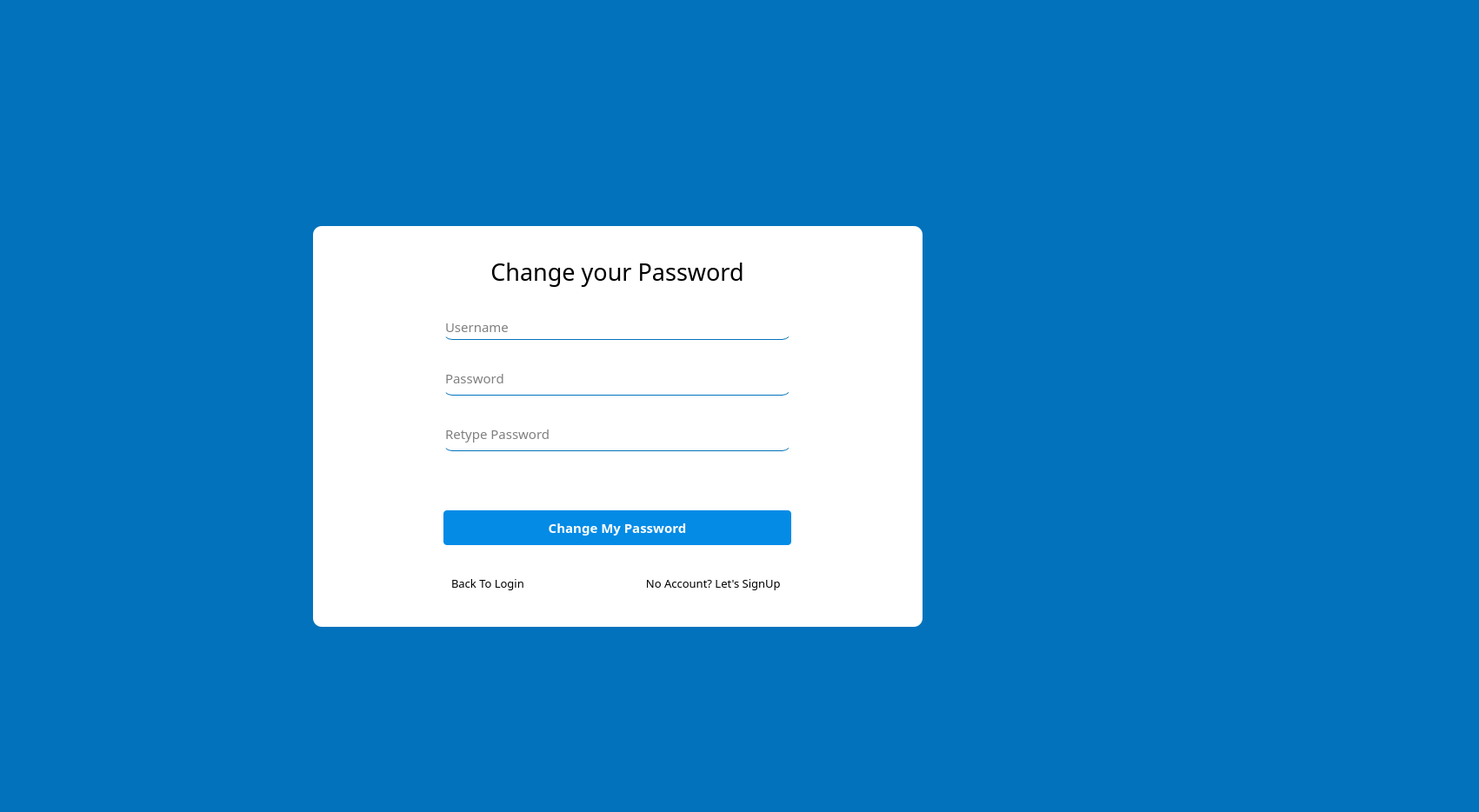
<?xml version="1.0" encoding="UTF-8"?>
<ui version="4.0">
 <class>MainWindow</class>
 <widget class="QMainWindow" name="MainWindow">
  <property name="geometry">
   <rect>
    <x>0</x>
    <y>0</y>
    <width>1701</width>
    <height>934</height>
   </rect>
  </property>
  <property name="minimumSize">
   <size>
    <width>1338</width>
    <height>839</height>
   </size>
  </property>
  <property name="maximumSize">
   <size>
    <width>16777215</width>
    <height>16777215</height>
   </size>
  </property>
  <property name="windowTitle">
   <string>MainWindow</string>
  </property>
  <property name="styleSheet">
   <string notr="true">background-color: rgb(3, 114, 188);</string>
  </property>
  <widget class="QWidget" name="centralwidget">
   <widget class="QFrame" name="frame">
    <property name="geometry">
     <rect>
      <x>360</x>
      <y>260</y>
      <width>701</width>
      <height>461</height>
     </rect>
    </property>
    <property name="maximumSize">
     <size>
      <width>701</width>
      <height>461</height>
     </size>
    </property>
    <property name="styleSheet">
     <string notr="true">background-color: rgb(255, 255, 255);
border-radius : 10px;</string>
    </property>
    <property name="frameShape">
     <enum>QFrame::StyledPanel</enum>
    </property>
    <property name="frameShadow">
     <enum>QFrame::Raised</enum>
    </property>
    <layout class="QGridLayout" name="gridLayout">
     <item row="6" column="1">
      <widget class="QPushButton" name="btnLogin">
       <property name="minimumSize">
        <size>
         <width>300</width>
         <height>40</height>
        </size>
       </property>
       <property name="maximumSize">
        <size>
         <width>400</width>
         <height>16777215</height>
        </size>
       </property>
       <property name="font">
        <font>
         <family>Century Gothic</family>
         <pointsize>11</pointsize>
         <weight>75</weight>
         <bold>true</bold>
        </font>
       </property>
       <property name="styleSheet">
        <string notr="true">*{
border-radius : 4px;

background-color: rgb(3, 139, 230);
color: rgb(255, 255, 255);
}
*:hover
{
	background-color: rgb(3, 154, 255);
}
*:pressed
{
	background-color: rgb(0, 126, 211);
}</string>
       </property>
       <property name="text">
        <string>Change My Password</string>
       </property>
      </widget>
     </item>
     <item row="4" column="1">
      <widget class="QLineEdit" name="txtRPassword">
       <property name="minimumSize">
        <size>
         <width>0</width>
         <height>40</height>
        </size>
       </property>
       <property name="maximumSize">
        <size>
         <width>400</width>
         <height>16777215</height>
        </size>
       </property>
       <property name="font">
        <font>
         <family>Century Gothic</family>
         <pointsize>11</pointsize>
        </font>
       </property>
       <property name="styleSheet">
        <string notr="true">background-color: rgb(255, 255, 255);
border-bottom : 1px solid #0372bc ;</string>
       </property>
       <property name="text">
        <string/>
       </property>
       <property name="echoMode">
        <enum>QLineEdit::Password</enum>
       </property>
       <property name="placeholderText">
        <string>Retype Password</string>
       </property>
      </widget>
     </item>
     <item row="3" column="1">
      <widget class="QLineEdit" name="txtPassword">
       <property name="minimumSize">
        <size>
         <width>0</width>
         <height>40</height>
        </size>
       </property>
       <property name="maximumSize">
        <size>
         <width>400</width>
         <height>16777215</height>
        </size>
       </property>
       <property name="font">
        <font>
         <family>Century Gothic</family>
         <pointsize>11</pointsize>
        </font>
       </property>
       <property name="styleSheet">
        <string notr="true">background-color: rgb(255, 255, 255);
border-bottom : 1px solid #0372bc ;</string>
       </property>
       <property name="text">
        <string/>
       </property>
       <property name="echoMode">
        <enum>QLineEdit::Password</enum>
       </property>
       <property name="placeholderText">
        <string>Password</string>
       </property>
      </widget>
     </item>
     <item row="7" column="1">
      <widget class="QFrame" name="frame_2">
       <property name="minimumSize">
        <size>
         <width>400</width>
         <height>0</height>
        </size>
       </property>
       <property name="maximumSize">
        <size>
         <width>400</width>
         <height>40</height>
        </size>
       </property>
       <property name="styleSheet">
        <string notr="true">background-color: rgb(255, 255, 255);</string>
       </property>
       <property name="frameShape">
        <enum>QFrame::StyledPanel</enum>
       </property>
       <property name="frameShadow">
        <enum>QFrame::Raised</enum>
       </property>
       <layout class="QHBoxLayout" name="horizontalLayout">
        <item>
         <widget class="QLabel" name="txtLogin">
          <property name="maximumSize">
           <size>
            <width>16777215</width>
            <height>16777215</height>
           </size>
          </property>
          <property name="font">
           <font>
            <family>Century Gothic</family>
            <pointsize>10</pointsize>
           </font>
          </property>
          <property name="text">
           <string>Back To Login</string>
          </property>
          <property name="alignment">
           <set>Qt::AlignLeading|Qt::AlignLeft|Qt::AlignVCenter</set>
          </property>
         </widget>
        </item>
        <item>
         <widget class="QLabel" name="txtSignUp">
          <property name="maximumSize">
           <size>
            <width>16777215</width>
            <height>16777215</height>
           </size>
          </property>
          <property name="font">
           <font>
            <family>Century Gothic</family>
            <pointsize>10</pointsize>
           </font>
          </property>
          <property name="text">
           <string>No Account? Let's SignUp </string>
          </property>
          <property name="alignment">
           <set>Qt::AlignRight|Qt::AlignTrailing|Qt::AlignVCenter</set>
          </property>
         </widget>
        </item>
       </layout>
      </widget>
     </item>
     <item row="5" column="1">
      <widget class="QLabel" name="txtMessage">
       <property name="maximumSize">
        <size>
         <width>16777215</width>
         <height>20</height>
        </size>
       </property>
       <property name="font">
        <font>
         <family>Century Gothic</family>
         <pointsize>10</pointsize>
         <weight>75</weight>
         <bold>true</bold>
        </font>
       </property>
       <property name="styleSheet">
        <string notr="true">color: rgb(255, 85, 0);</string>
       </property>
       <property name="text">
        <string/>
       </property>
      </widget>
     </item>
     <item row="2" column="1">
      <widget class="QLineEdit" name="txtUsername">
       <property name="minimumSize">
        <size>
         <width>0</width>
         <height>30</height>
        </size>
       </property>
       <property name="maximumSize">
        <size>
         <width>400</width>
         <height>16777215</height>
        </size>
       </property>
       <property name="font">
        <font>
         <family>Century Gothic</family>
         <pointsize>11</pointsize>
        </font>
       </property>
       <property name="styleSheet">
        <string notr="true">background-color: rgb(255, 255, 255);

border-bottom : 1px solid #0372bc ;</string>
       </property>
       <property name="inputMask">
        <string/>
       </property>
       <property name="text">
        <string/>
       </property>
       <property name="placeholderText">
        <string>Username</string>
       </property>
      </widget>
     </item>
     <item row="1" column="1">
      <widget class="QLabel" name="label_4">
       <property name="maximumSize">
        <size>
         <width>16777215</width>
         <height>50</height>
        </size>
       </property>
       <property name="font">
        <font>
         <family>Century Gothic</family>
         <pointsize>20</pointsize>
         <weight>50</weight>
         <bold>false</bold>
        </font>
       </property>
       <property name="text">
        <string>Change your Password</string>
       </property>
       <property name="alignment">
        <set>Qt::AlignCenter</set>
       </property>
      </widget>
     </item>
    </layout>
   </widget>
   <widget class="QLabel" name="Logo">
    <property name="geometry">
     <rect>
      <x>570</x>
      <y>60</y>
      <width>311</width>
      <height>131</height>
     </rect>
    </property>
    <property name="maximumSize">
     <size>
      <width>361</width>
      <height>141</height>
     </size>
    </property>
    <property name="text">
     <string/>
    </property>
    <property name="pixmap">
     <pixmap resource="qrcLogin.qrc">:/newPrefix/LogoAfterColored&amp;Crop2.png</pixmap>
    </property>
    <property name="scaledContents">
     <bool>true</bool>
    </property>
   </widget>
  </widget>
  <widget class="QStatusBar" name="statusbar"/>
 </widget>
 <resources>
  <include location="qrcLogin.qrc"/>
  <include location="IconNav.qrc"/>
 </resources>
 <connections/>
</ui>
